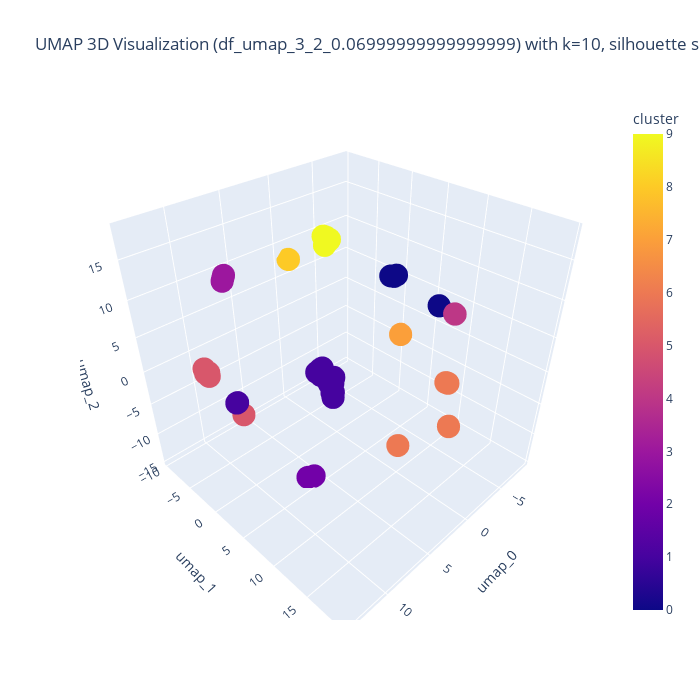

The cell this chart's notebook holds for it:
### Markdown cell above
### 2등

### Code cell
import math
import numpy as np
import pandas as pd
import plotly.express as px
from sklearn.cluster import KMeans

# 최고 성능의 UMAP 하이퍼파라미터 조합을 df_view_2에서 추출 
# (df_view_2는 'umap_n_components', 'umap_n_neighbors', 'umap_min_dist', 'k', 'silhouette_score' 칼럼을 가진 DataFrame)
best_row = df_view_2.iloc[1]
umap_n_components = best_row['umap_n_components']   # 예: 4.0 또는 10.0 등
umap_n_neighbors  = best_row['umap_n_neighbors']    # 예: 2.0
umap_min_dist     = best_row['umap_min_dist']         # 예: 0.08 (또는 0.07999999999999999)
k = best_row['k']
sil_score = best_row['silhouette_score']

# 저장된 키 중에서 일치하는 키를 찾기 (이전 정의한 find_matching_umap_key 함수 사용)
umap_key = find_matching_umap_key(umap_n_components, umap_n_neighbors, umap_min_dist, umap_dfs)

if umap_key is None:
    print("No matching UMAP key found.")
else:
    print("Using UMAP key:", umap_key, "with k =", k, "and silhouette score =", sil_score)
    
    # 해당 키로 UMAP 결과 DataFrame 불러오기 (book_id 칼럼 포함)
    best_umap_df_1 = umap_dfs[umap_key].copy()
    
    # 사용할 feature 컬럼은 "umap_"로 시작하는 모든 컬럼(차원에 관계없이)
    feature_cols = [col for col in best_umap_df_1.columns if col.startswith("umap_")]
    
    # K-Means 군집화 적용 (문자열 칼럼인 book_id는 제외하고 임베딩 좌표만 사용)
    kmeans = KMeans(n_clusters=int(k), random_state=42)
    labels = kmeans.fit_predict(best_umap_df_1[feature_cols].values)
    best_umap_df_1['cluster'] = labels
    
    # 각 클러스터별 센트로이드 계산 및 가장 가까운 점의 book_id 선택
    centroid_book_ids = {}
    for cluster, group in best_umap_df_1.groupby('cluster'):
        # 해당 클러스터의 centroid 계산 (feature_cols 기준)
        centroid = group[feature_cols].mean().values
        # 각 점과 centroid 간의 유클리드 거리 계산
        distances = np.linalg.norm(group[feature_cols].values - centroid, axis=1)
        # 가장 가까운 점의 인덱스 선택
        idx = np.argmin(distances)
        rep_book_id = group.iloc[idx]['book_id']
        centroid_book_ids[cluster] = rep_book_id
        
    # 대표 Book ID들을 한 줄로 출력
    print("Centroid representative Book IDs per cluster:", centroid_book_ids)
    
    # 시각화: 차원이 2 또는 3일 때만 Plotly 시각화 진행
    if int(umap_n_components) == 2:
        fig = px.scatter(
            best_umap_df_1,
            x='umap_0',
            y='umap_1',
            color='cluster',
            hover_data=['book_id'],
            title=f"UMAP 2D Visualization ({umap_key}) with k={int(k)}, silhouette score={sil_score:.3f}"
        )
        # 2D 정사각형(정방형) 설정
        fig.update_layout(
            autosize=False,
            width=700,
            height=700,
            xaxis=dict(scaleanchor="y", scaleratio=1),
            yaxis=dict(scaleanchor="x", scaleratio=1)
        )
        fig.show()
    elif int(umap_n_components) == 3:
        fig = px.scatter_3d(
            best_umap_df_1,
            x='umap_0',
            y='umap_1',
            z='umap_2',
            color='cluster',
            hover_data=['book_id'],
            title=f"UMAP 3D Visualization ({umap_key}) with k={int(k)}, silhouette score={sil_score:.3f}"
        )
        # 3D 정육면체 설정
        fig.update_layout(
            scene=dict(aspectmode="cube"),
            width=700,
            height=700
        )
        fig.show()
    else:
        print("Visualization is not supported for umap_n_components other than 2 or 3.")

### Figure 1 — Plotly figure (JSON) as saved in the notebook; plotly's stock layout.template omitted (floating-point values rounded to 4 significant figures)
{"data": [{"customdata": [["67b052977c1804ebceb00499"], ["67b052977c1804ebceb0068e"], ["67b052977c1804ebceb00883"], ["67b052977c1804ebceb00a78"], ["67b052977c1804ebceb00c6d"], ["67b052977c1804ebceb00e62"], ["67b052977c1804ebceb00fff"], ["67b052977c1804ebceb01064"], ["67b052977c1804ebceb010c9"], ["67b052977c1804ebceb0112e"], ["67b052977c1804ebceb01193"], ["67b052977c1804ebceb011f8"], ["67b052987c1804ebceb0125d"], ["67b052987c1804ebceb012c2"], ["67b052987c1804ebceb01327"], ["67b052987c1804ebceb0138c"], ["67b052987c1804ebceb013f1"], ["67b052987c1804ebceb01456"], ["67b052987c1804ebceb014bb"], ["67b052987c1804ebceb01520"], ["67b052987c1804ebceb01585"], ["67b052987c1804ebceb015ea"], ["67b052987c1804ebceb0164f"], ["67b052987c1804ebceb016b4"], ["67b052987c1804ebceb01719"], ["67b052987c1804ebceb0177e"], ["67b052987c1804ebceb017e3"], ["67b052987c1804ebceb01848"], ["67b052987c1804ebceb018ad"], ["67b052987c1804ebceb01912"], ["67b052987c1804ebceb01977"], ["67b052987c1804ebceb019dc"], ["67b052987c1804ebceb01a41"], ["67b052987c1804ebceb01aa6"], ["67b052987c1804ebceb01b0b"], ["67b052987c1804ebceb01b70"], ["67b052987c1804ebceb01bd5"], ["67b052987c1804ebceb01c3a"], ["67b052987c1804ebceb01c9f"], ["67b052987c1804ebceb01d04"], ["67b052987c1804ebceb01d69"], ["67b052987c1804ebceb01dce"], ["67b052987c1804ebceb01e33"], ["67b052997c1804ebceb01e98"], ["67b052997c1804ebceb01efd"], ["67b052997c1804ebceb01f62"], ["67b052997c1804ebceb01fc7"], ["67b052997c1804ebceb0202c"], ["67b052997c1804ebceb02091"], ["67b052997c1804ebceb020f6"], ["67b052997c1804ebceb0215b"], ["67b052997c1804ebceb021c0"], ["67b052997c1804ebceb02225"], ["67b052997c1804ebceb0228a"], ["67b052997c1804ebceb022ef"], ["67b052997c1804ebceb02354"], ["67b052997c1804ebceb023b9"], ["67b052997c1804ebceb0241e"], ["67b052997c1804ebceb02483"], ["67b052997c1804ebceb024e8"], ["67b052997c1804ebceb0254d"], ["67b052997c1804ebceb025b2"], ["67b052997c1804ebceb02617"], ["67b052997c1804ebceb0267c"], ["67b052997c1804ebceb026e1"], ["67b052997c1804ebceb02746"], ["67b052997c1804ebceb027ab"], ["67b052997c1804ebceb02810"], ["67b052997c1804ebceb02875"], ["67b052997c1804ebceb028da"], ["67b052997c1804ebceb0293f"], ["67b052997c1804ebceb029a4"], ["67b052997c1804ebceb02a09"], ["67b052997c1804ebceb02a6e"], ["67b0529a7c1804ebceb02ad3"], ["67b0529a7c1804ebceb02b38"], ["67b0529a7c1804ebceb02b9d"], ["67b0529a7c1804ebceb02c02"], ["67b0529a7c1804ebceb02c3f"], ["67b0529a7c1804ebceb02ca4"], ["67b0529a7c1804ebceb02d09"], ["67b0529a7c1804ebceb02d6e"], ["67b0529a7c1804ebceb02dd3"], ["67b0529a7c1804ebceb02e38"], ["67b0529a7c1804ebceb02e9d"], ["67b0529a7c1804ebceb02f02"], ["67b0529a7c1804ebceb02f67"], ["67b0529a7c1804ebceb02fcc"], ["67b0529a7c1804ebceb03031"], ["67b0529a7c1804ebceb03096"], ["67b0529a7c1804ebceb030fb"], ["67b0529a7c1804ebceb03160"], ["67b0529a7c1804ebceb031c5"], ["67b0529a7c1804ebceb0322a"], ["67b0529a7c1804ebceb0328f"], ["67b0529a7c1804ebceb032f4"], ["67b0529a7c1804ebceb03359"], ["67b0529a7c1804ebceb033be"], ["67b0529a7c1804ebceb03423"]], "hovertemplate": "umap_0=%{x}<br>umap_1=%{y}<br>umap_2=%{z}<br>book_id=%{customdata[0]}<br>cluster=%{marker.color}<extra></extra>", "legendgroup": "", "marker": {"color": [0, 1, 4, 6, 7, 3, 0, 5, 1, 1, 2, 1, 4, 6, 1, 1, 4, 1, 1, 6, 5, 1, 0, 8, 7, 2, 1, 9, 4, 5, 3, 9, 3, 1, 1, 1, 0, 0, 0, 2, 8, 0, 9, 1, 1, 1, 1, 5, 1, 1, 1, 1, 5, 8, 1, 9, 1, 1, 7, 1, 6, 5, 2, 6, 6, 7, 1, 9, 1, 5, 7, 4, 5, 5, 9, 1, 6, 9, 4, 6, 0, 7, 5, 6, 7, 9, 0, 5, 5, 5, 1, 3, 2, 9, 9, 3, 2, 2, 9], "coloraxis": "coloraxis", "symbol": "circle"}, "mode": "markers", "name": "", "scene": "scene", "showlegend": false, "type": "scatter3d", "x": [-3.204, 13.58, 4.198, -0.6374, -8.291, 9.574, -7.875, 10.57, 6.63, 6.659, 6.343, 5.24, 4.137, -0.5483, 6.979, 6.654, 4.031, 5.559, 6.379, 1.382, 12.36, 6.742, -3.204, -1.012, -8.283, 6.416, 6.487, 3.73, 4.064, 12.32, 9.391, 4.112, 9.754, 5.268, 6.52, 6.233, -7.737, -7.696, -6.864, 6.186, -1.045, -7.851, 3.921, 6.564, 6.185, 6.225, 5.995, 12.17, 13.54, 13.67, 5.87, 7.003, 12.66, -1.008, 6.431, 3.793, 13.53, 5.341, -8.162, 5.258, -0.6844, 12.29, 6.558, 3.597, 1.35, -8.54, 6.649, 4.03, 5.975, 12.43, -8.554, 4.369, 12.35, 12.31, 3.758, 6.723, 3.597, 3.963, 4.313, 1.375, -6.866, -8.21, 10.57, 1.249, -8.117, 3.989, -6.865, 12.36, 12.63, 12.56, 6.518, 9.414, 6.528, 3.965, 3.969, 9.709, 6.181, 6.615, 3.943], "y": [4.192, 5.455, 19.19, 15.06, 0.6577, -2.468, -0.07718, 0.2639, 8.405, 6.19, 4.257, 6.65, 19.13, 14.97, 8.885, 6.163, 19.03, 6.974, 6.291, 17.54, -2.23, 8.527, 4.192, -9.439, 0.6649, 4.182, 6.601, 4.282, 19.06, -1.695, -2.651, 3.961, -2.288, 6.676, 6.579, 6.381, -0.2151, -0.2557, 7.471, 4.418, -9.406, -0.1013, 4.089, 6.227, 7.389, 7.318, 7.525, -1.897, 5.416, 5.539, 7.338, 8.909, -1.38, -9.441, 6.569, 4.22, 5.4, 6.761, 0.7867, 6.675, 15.11, -1.641, 4.037, 13.69, 17.51, 0.4081, 8.455, 4.044, 7.513, -1.883, 0.3944, 19.36, -2.264, -1.977, 4.253, 8.384, 13.69, 4.118, 19.31, 17.53, 7.447, 0.7386, 0.264, 17.41, 0.8316, 3.98, 7.467, -2.022, -1.451, -1.485, 8.301, -2.628, 4.071, 3.939, 3.926, -2.333, 4.423, 3.98, 4.138], "z": [9.654, 4.908, 16.17, 2.026, -4.069, 13.53, 5.44, -2.857, 2.425, 3.872, -14.51, 2.336, 16.11, 2.115, 2.334, 3.849, 16.0, 2.512, 4.138, -0.9358, 3.676, 2.365, 9.654, 7.615, -4.055, -14.49, 3.563, 17.73, 16.04, 3.079, 13.71, 18.16, 13.35, 2.369, 3.553, 4.272, 5.302, 5.262, 4.767, -14.3, 7.582, 5.416, 17.51, 3.943, 2.668, 2.676, 2.757, 3.253, 4.867, 4.991, 2.515, 2.336, 3.862, 7.618, 3.543, 17.62, 4.851, 2.451, -3.92, 2.385, 1.978, 2.99, -14.55, -4.501, -0.9683, -4.317, 2.304, 18.1, 2.641, 3.397, -4.331, 16.34, 3.729, 3.268, 17.63, 2.429, -4.501, 18.03, 16.29, -0.9424, 4.794, -3.968, -2.857, -1.069, -3.872, 17.19, 4.774, 3.307, 3.797, 3.745, 2.283, 13.69, -14.53, 17.03, 17.04, 13.39, -14.28, -14.46, 18.02]}], "layout": {"coloraxis": {"colorbar": {"title": {"text": "cluster"}}, "colorscale": [[0, "#0d0887"], [0.1111, "#46039f"], [0.2222, "#7201a8"], [0.3333, "#9c179e"], [0.4444, "#bd3786"], [0.5556, "#d8576b"], [0.6667, "#ed7953"], [0.7778, "#fb9f3a"], [0.8889, "#fdca26"], [1, "#f0f921"]]}, "height": 700, "legend": {"tracegroupgap": 0}, "scene": {"aspectmode": "cube", "domain": {"x": [0, 1], "y": [0, 1]}, "xaxis": {"title": {"text": "umap_0"}}, "yaxis": {"title": {"text": "umap_1"}}, "zaxis": {"title": {"text": "umap_2"}}}, "title": {"text": "UMAP 3D Visualization (df_umap_3_2_0.06999999999999999) with k=10, silhouette score=0.781"}, "width": 700}}
